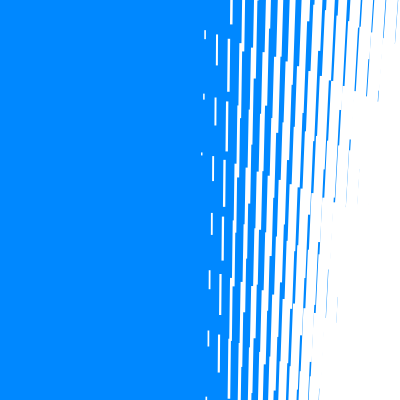
Frame 1 (no input)
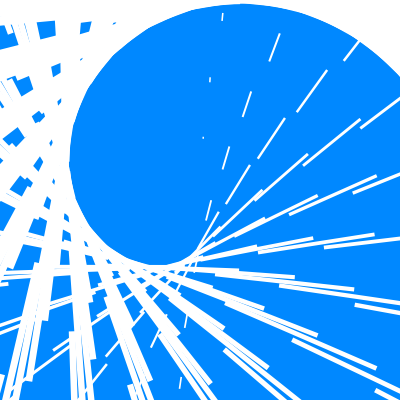
Frame 60 (the mouse pressed at the canvas centre just before this capture)
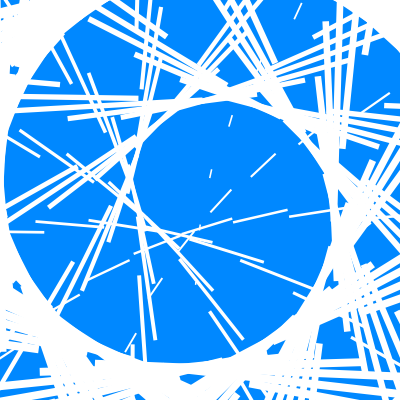
Frame 120 (the mouse held since frame 60 and released just before this capture)

The Processing sketch that drew these frames (run headless with seeded random() and noise(); from frame 60 on, the mouse is pressed at the canvas centre):

// Processing sketch: processing_84897
// ── processing_84897.pde

void setup() {
  size(400,400);
}

void draw() {
  background(#0088FF);
  noStroke();
  //stroke(#0088FF);
  //noFill();
  fill(255);
  translate(width/2,height/2);
  
  for(int i=0; i < 600; i++) {
    rect(i/2,400*tan(i+sin(frameCount/43f)),(i+70)*0.02,i);
    rotate(frameCount/5000f);
  }
}
